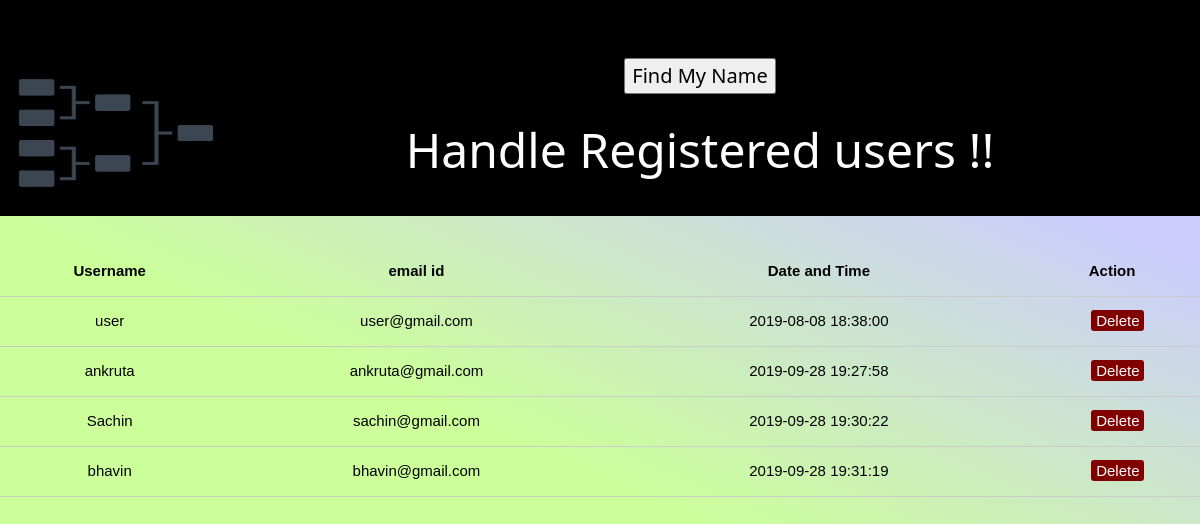
The page /userscrud/index.php on the database its author committed.
### tables this page shows
CREATE TABLE `users` (
  `id` int(11) NOT NULL,
  `username` varchar(100) NOT NULL,
  `email` varchar(100) NOT NULL,
  `password` varchar(50) NOT NULL,
  `trn_date` datetime NOT NULL
);

### userscrud/index.php (the view, shortened to what this page needs)
<?php  include('server.php'); ?>
<!DOCTYPE html>
<html>
<head>
    <link rel="stylesheet" type="text/css" href="../css/crud.css">
    <link rel="stylesheet" type="text/css" href="../css/wel.css">
</head>
<body style=" background: linear-gradient(to top right, #ccff99 29%, #ccccff 76%);">
<header class="w3-container w3-theme w3-padding" id="myHeader">
  <i onclick="w3_open()" class="fa fa-bars w3-xlarge w3-button w3-theme"></i>
  <div class="w3-center">
  <h4 id="demo"><img src="../css/fixt.png" width="200" height="150"; style="float: left;">
<button onclick="typeWriter()">Find My Name</button>
   </h4>
  <h1 class="w3-xxxlarge w3-animate-bottom"> Handle Registered users !!</h1>
  </div>
</header>
<?php $results = mysqli_query($db, "SELECT * FROM users"); ?>
<table>
    <thead>
        <tr>
            <th>Username</th>
            <th>email id</th>
            <th>Date and Time</th>
            <th colspan="10">Action</th>
        </tr>
    </thead>
    <?php while ($row = mysqli_fetch_array($results)) { ?>
        <tr>
          <center><td><?php echo $row['username']; ?></td></center>
            <center><td><?php echo $row['email']; ?></td></center>
             <td><?php echo $row['trn_date']; ?></td>
             <td><?php echo $row['date']; ?></td>
            <td>
                <a href="server.php?del=<?php echo $row['id']; ?>" class="del_btn">Delete</a>
            </td>
        </tr>
    <?php } ?>
</table>
</body>
</html>

### css/crud.css (style rules this page uses)
body { font-size: 29px; }
table { width: 100%; margin: 30px auto; border-collapse: collapse; text-align: center; }
tr { border-bottom: 1px solid #cbcbcb; }
th, td { border: none; height: 50px; padding: 2px; }
.del_btn { text-decoration: none; padding: 2px 5px; color: white; border-radius: 3px; background: #800000; }

### css/wel.css (style rules this page uses)
.w3-theme { color:#fff !important; background-color:#000000 !important }
.fa { display:inline-block;font:normal normal normal 14px/1 FontAwesome;font-size:inherit;text-rendering:auto;-webkit-font-smoothing:antialiased;-moz-osx-font-smoothing:grayscale;transform:translate(0, 0) }
.fa-navicon:before,.fa-reorder:before,.fa-bars:before { content:"\f0c9" }
html { box-sizing:border-box }
*,*:before,*:after { box-sizing:inherit }
html { -ms-text-size-adjust:100%;-webkit-text-size-adjust:100% }
body { margin:0 }
article,aside,details,figcaption,figure,footer,header,main,menu,nav,section { display:block }
a { background-color:transparent }
img { border-style:none }
button,input,select,textarea,optgroup { font:inherit;margin:0 }
button,input { overflow:visible }
button,select { text-transform:none }
button,[type=button],[type=reset],[type=submit] { -webkit-appearance:button }
html,body { font-family:Verdana,sans-serif;font-size:15px;line-height:1.5 }
html { overflow-x:hidden }
h1 { font-size:36px }
h4 { font-size:20px }
h1,h2,h3,h4,h5,h6 { font-family:"Segoe UI",Arial,sans-serif;font-weight:400;margin:10px 0 }
img { vertical-align:middle }
a { color:inherit }
.w3-btn,.w3-button { border:none;display:inline-block;padding:8px 16px;vertical-align:middle;overflow:hidden;text-decoration:none;color:inherit;background-color:inherit;text-align:center;cursor:pointer;white-space:nowrap }
.w3-btn,.w3-button { -webkit-touch-callout:none;-webkit-user-select:none;-khtml-user-select:none;-moz-user-select:none;-ms-user-select:none;user-select:none }
.w3-container:after,.w3-container:before,.w3-panel:after,.w3-panel:before,.w3-row:after,.w3-row:before,.w3-row-padding:after,.w3-row-padding:before, .w3-cell-row:before,.w3-cell-row:after,.w3-clear:after,.w3-clear:before,.w3-bar:before,.w3-bar:after { content:"";display:table;clear:both }
.w3-container,.w3-panel { padding:0.01em 16px }
.w3-animate-bottom { position:relative;animation:animatebottom 0.4s }
.w3-xlarge { font-size:24px!important }
.w3-xxxlarge { font-size:48px!important }
.w3-center { text-align:center!important }
.w3-padding { padding:8px 16px!important }

### rows shown on the page
users: username "user", email "user@gmail.com", trn_date "2019-08-08 18:38:00"
users: username "ankruta", email "ankruta@gmail.com", trn_date "2019-09-28 19:27:58"
users: username "Sachin", email "sachin@gmail.com", trn_date "2019-09-28 19:30:22"
users: username "bhavin", email "bhavin@gmail.com", trn_date "2019-09-28 19:31:19"
